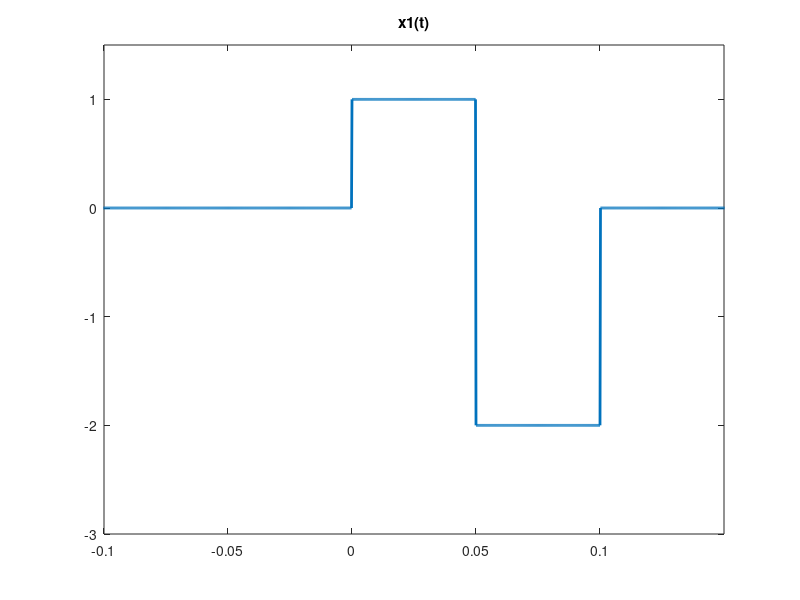
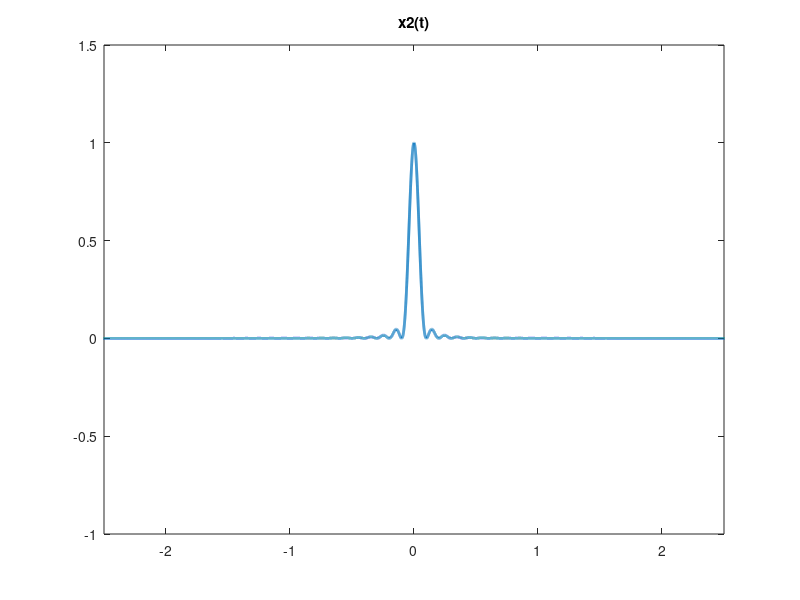
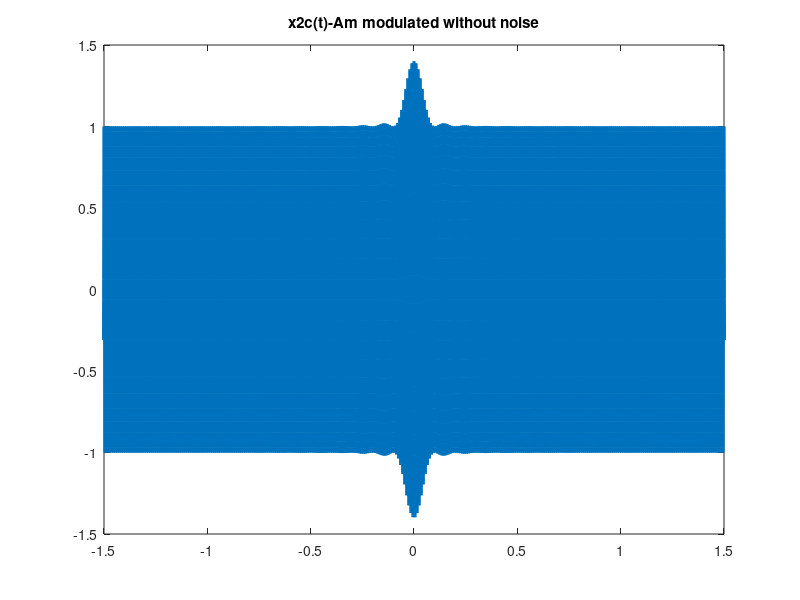
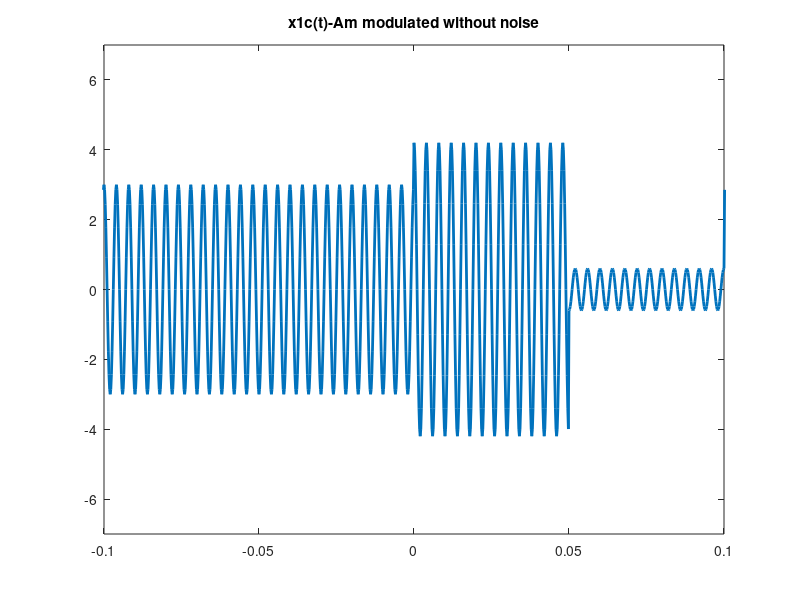

Reproduce these figures in MATLAB, in order.
% Defining message signals
fs = 5000;
h = 10;
t = -h:1/fs:h;
length(t)
x1 = (0).*(t<0) + (1).*(t>=0 & t<0.05) + (-2).*(t>=0.05 & t<0.1) + (0).*(t>=0.1);
x2 = (sinc(10*t).^2).*(t<=2 & t>=-2) + (0).*(t>2 & t<-2);


% AM modulation
mu = 0.4;
Ac1 = 3;
Ac2 = 1;
fc1 = 250;
fc2 = 100;
x1c_AM = Ac1 .* (1 + mu.*x1) .* cos(2*pi*fc1*t);
x2c_AM = Ac2 .* (1 + mu.*x2) .* cos(2*pi*fc2*t);

% DSB modulation
x1c_DSB = Ac1 .* x1 .* cos(2*pi*fc1*t);
x2c_DSB = Ac2 .* x2 .* cos(2*pi*fc2*t);

% SSB modulation
x1_hilbert = imag(hilbert(x1));
x2_hilbert = imag(hilbert(x2));
x1c_SSB = 0.5 .* Ac1 .* (x1 .* cos(2*pi*fc1*t) + x1_hilbert .* sin(2*pi*fc1*t));
x2c_SSB = 0.5 .* Ac2 .* (x2 .* cos(2*pi*fc2*t) + x2_hilbert .* sin(2*pi*fc2*t));

% Spectrum of message signals
f = fs/2*linspace(-1,1,2*h*fs+1);
fft_x1 = fftshift(fft(x1));
fft_x2 = fftshift(fft(x2));


% Spectrum of modulated signals
fft_x1c_AM = fftshift(fft(x1c_AM));
fft_x2c_AM = fftshift(fft(x2c_AM));
fft_x1c_DSB = fftshift(fft(x1c_DSB));
fft_x2c_DSB = fftshift(fft(x2c_DSB));
fft_x1c_SSB = fftshift(fft(x1c_SSB));
fft_x2c_SSB = fftshift(fft(x2c_SSB));

% DSB demodulation
[b,a] = butter(13,fc1/(fs/2)); % Butterworth filter of order 10
[c,d] = butter(10,fc2/(fs/2)); % Butterworth filter of order 10
x1_DSB_Demodulated = 2*filter(b,a,x1c_DSB .* cos(2*pi*fc1*t))./Ac1;
x2_DSB_Demodulated = 2*filter(c,d,x2c_DSB .* cos(2*pi*fc2*t))./Ac2;

% DSB demodulation - Asynchronous
phi0 = pi/6;
[b,a] = butter(13,fc1/(fs/2)); % Butterworth filter of order 10
[c,d] = butter(10,fc2/(fs/2)); % Butterworth filter of order 10
x1_DSB_Demodulated_Asynchronous = 2*filter(b,a,x1c_DSB .* cos(2*pi*fc1*t + phi0))./Ac1;
x2_DSB_Demodulated_Asynchronous = 2*filter(c,d,x2c_DSB .* cos(2*pi*fc2*t + phi0))./Ac2;

% SSB demodulation
x1_SSB_Demodulated = 4*filter(b,a,x1c_SSB .* cos(2*pi*fc1*t))./Ac1;
x2_SSB_Demodulated = 4*filter(c,d,x2c_SSB .* cos(2*pi*fc2*t))./Ac2;

% AM demodulation
x1c_AM_hilbert = imag(hilbert(x1c_AM));
envelope_x1c_AM = sqrt(x1c_AM_hilbert.^2 + x1c_AM.^2);
x2c_AM_hilbert = imag(hilbert(x2c_AM));
envelope_x2c_AM = sqrt(x2c_AM_hilbert.^2 + x2c_AM.^2);

% Noise addition and demodulating noisy signals and spectrum of noisy
% signals
noisy_x1c_AM_1 = wgn(1, 2*h*fs+1, -3.5) + x1c_AM;
x1c_AM_hilbert_noisy_1 = imag(hilbert(noisy_x1c_AM_1));
envelope_x1c_AM_noisy_1 = sqrt(x1c_AM_hilbert_noisy_1.^2 + noisy_x1c_AM_1.^2);

noisy_x1c_AM_2 = wgn(1, 2*h*fs+1, -13.46) + x1c_AM;
x1c_AM_hilbert_noisy_2 = imag(hilbert(noisy_x1c_AM_2));
envelope_x1c_AM_noisy_2 = sqrt(x1c_AM_hilbert_noisy_2.^2 + noisy_x1c_AM_2.^2);

noisy_x2c_AM_1 = wgn(1, 2*h*fs+1, -13) + x2c_AM;
x2c_AM_hilbert_noisy_1 = imag(hilbert(noisy_x2c_AM_1));
envelope_x2c_AM_noisy_1 = sqrt(x2c_AM_hilbert_noisy_1.^2 + noisy_x2c_AM_1.^2);

noisy_x2c_AM_2 = wgn(1, 2*h*fs+1, -23) + x2c_AM;
x2c_AM_hilbert_noisy_2 = imag(hilbert(noisy_x2c_AM_2));
envelope_x2c_AM_noisy_2 = sqrt(x2c_AM_hilbert_noisy_2.^2 + noisy_x2c_AM_2.^2);

noisy_x1c_DSB_1 = wgn(1, 2*h*fs+1, -22.5) + x1c_DSB;
noisy_x1c_DSB_2 = wgn(1, 2*h*fs+1, -32.5) + x1c_DSB;
x1_DSB_Demodulated_noisy_1 = 2*filter(b,a,noisy_x1c_DSB_1 .* cos(2*pi*fc1*t))./Ac1;
x1_DSB_Demodulated_noisy_2 = 2*filter(b,a,noisy_x1c_DSB_2 .* cos(2*pi*fc1*t))./Ac1;


noisy_x2c_DSB_1 = wgn(1, 2*h*fs+1, -37.7) + x2c_DSB;
noisy_x2c_DSB_2 = wgn(1, 2*h*fs+1, -47.6) + x2c_DSB;
x2_DSB_Demodulated_noisy_1 = 2*filter(c,d,noisy_x2c_DSB_1 .* cos(2*pi*fc2*t))./Ac2;
x2_DSB_Demodulated_noisy_2 = 2*filter(c,d,noisy_x2c_DSB_2 .* cos(2*pi*fc2*t))./Ac2;

noisy_x1c_SSB_1 = wgn(1, 2*h*fs+1, -26) + x1c_SSB;
noisy_x1c_SSB_2 = wgn(1, 2*h*fs+1, -36) + x1c_SSB;
x1_SSB_Demodulated_noisy_1 = 4*filter(b,a,noisy_x1c_SSB_1 .* cos(2*pi*fc1*t))./Ac1;
x1_SSB_Demodulated_noisy_2 = 4*filter(b,a,noisy_x1c_SSB_2 .* cos(2*pi*fc1*t))./Ac1;


noisy_x2c_SSB_1 = wgn(1, 2*h*fs+1, -41) + x2c_SSB;
noisy_x2c_SSB_2 = wgn(1, 2*h*fs+1, -50.7) + x2c_SSB;
x2_SSB_Demodulated_noisy_1 = 4*filter(c,d,noisy_x2c_SSB_1 .* cos(2*pi*fc2*t))./Ac2;
x2_SSB_Demodulated_noisy_2 = 4*filter(c,d,noisy_x2c_SSB_2 .* cos(2*pi*fc2*t))./Ac2;

fft_x1c_AM_noisy_1 = fftshift(fft(noisy_x1c_AM_1));
fft_x1c_AM_noisy_2 = fftshift(fft(noisy_x1c_AM_2));
fft_x2c_AM_noisy_1 = fftshift(fft(noisy_x2c_AM_1));
fft_x2c_AM_noisy_2 = fftshift(fft(noisy_x2c_AM_2));
fft_x1c_DSB_noisy_1 = fftshift(fft(noisy_x1c_DSB_1));
fft_x1c_DSB_noisy_2 = fftshift(fft(noisy_x1c_DSB_2));
fft_x2c_DSB_noisy_1 = fftshift(fft(noisy_x2c_DSB_1));
fft_x2c_DSB_noisy_2 = fftshift(fft(noisy_x2c_DSB_2));
fft_x1c_SSB_noisy_1 = fftshift(fft(noisy_x1c_SSB_1));
fft_x1c_SSB_noisy_2 = fftshift(fft(noisy_x1c_SSB_2));
fft_x2c_SSB_noisy_1 = fftshift(fft(noisy_x2c_SSB_1));
fft_x2c_SSB_noisy_2 = fftshift(fft(noisy_x2c_SSB_2));

% Plotting section
figure
plot(t, x1, 'LineWidth',2)
axis([-0.1 0.15 -3 1.5])
title('x1(t)')

figure
plot(t, x2,'LineWidth',2)
axis([-2.5 2.5 -1 1.5])
title('x2(t)')

figure
plot(t, x2c_AM,'LineWidth',2)
axis([-1.5 1.5 -1.5 1.5])
title('x2c(t)-Am modulated without noise')

figure
plot(t, x1c_AM,'LineWidth',2)
axis([-0.1 0.1 -7 7])
title('x1c(t)-Am modulated without noise')

figure
plot(t, x1c_DSB,'LineWidth',2)
axis([-0.15 0.15 -7 7])
title('x1c(t)-DSB modulated without noise')

figure
plot(t, x2c_DSB,'LineWidth',2)
axis([-0.5 0.5 -3 3])
title('x2c(t)-DSB modulated without noise')

figure
plot(t, x2c_SSB,'LineWidth',2)
axis([-0.5 0.5 -3 3])
title('x2c(t)-SSB modulated without noise')

figure
plot(t, x1c_SSB,'LineWidth',2)
axis([-0.15 0.3 -7 7])
title('x1c(t)-SSB modulated without noise')



figure
plot(t, noisy_x2c_AM_1,'LineWidth',2)
axis([-1.5 1.5 -1.5 1.5])
title('x2c(t)-Am modulated with 0.1 noise')

figure
plot(t, noisy_x1c_AM_1,'LineWidth',2)
axis([-0.1 0.1 -7 7])
title('x1c(t)-Am modulated with 0.1 noise')

figure
plot(t, noisy_x1c_DSB_1,'LineWidth',2)
axis([-0.15 0.15 -7 7])
title('x1c(t)-DSB modulated with 0.1 noise')

figure
plot(t, noisy_x2c_DSB_1,'LineWidth',2)
axis([-0.5 0.5 -3 3])
title('x2c(t)-DSB modulated with 0.1 noise')

figure
plot(t, noisy_x2c_SSB_1,'LineWidth',2)
axis([-0.5 0.5 -3 3])
title('x2c(t)-SSB modulated with 0.1 noise')

figure
plot(t, noisy_x1c_SSB_1,'LineWidth',2)
axis([-0.15 0.3 -7 7])
title('x1c(t)-SSB modulated with 0.1 noise')



figure
plot(t, noisy_x2c_AM_2,'LineWidth',2)
axis([-1.5 1.5 -1.5 1.5])
title('x2c(t)-Am modulated with 0.01 noise')

figure
plot(t, noisy_x1c_AM_2,'LineWidth',2)
axis([-0.1 0.1 -7 7])
title('x1c(t)-Am modulated with 0.01 noise')

figure
plot(t, noisy_x1c_DSB_2,'LineWidth',2)
axis([-0.15 0.15 -7 7])
title('x1c(t)-DSB modulated with 0.01 noise')

figure
plot(t, noisy_x2c_DSB_2,'LineWidth',2)
axis([-0.5 0.5 -3 3])
title('x2c(t)-DSB modulated with 0.01 noise')

figure
plot(t, noisy_x2c_SSB_2,'LineWidth',2)
axis([-0.5 0.5 -3 3])
title('x2c(t)-SSB modulated with 0.01 noise')

figure
plot(t, noisy_x1c_SSB_2,'LineWidth',2)
axis([-0.15 0.3 -7 7])
title('x1c(t)-SSB modulated with 0.01 noise')


figure
plot(f, abs(fft_x1), 'LineWidth',2)
axis([-400 400 0 700])
title('x1(t)-frequency spectrum')

figure
plot(f, abs(fft_x2),'LineWidth',2)
axis([-150 150 0 500])
title('x2(t)-frequency spectrum')

figure
plot(f, abs(fft_x1c_AM),'LineWidth',2)
axis([-260 260 0 160000])
title('x1c(t)-Am frequency spectrum without noise')

figure
plot(f, abs(fft_x2c_AM),'LineWidth',2)
axis([-120 120 0 60000])
title('x2c(t)-Am frequency spectrum without noise')

figure
plot(f, abs(fft_x1c_DSB),'LineWidth',2)
axis([-600 600 0 900])
title('x1c(t)-DSB frequency spectrum without noise')

figure
plot(f, abs(fft_x2c_DSB),'LineWidth',2)
axis([-200 200 0 400])
title('x2c(t)-DSB frequency spectrum without noise')

figure
plot(f, abs(fft_x2c_SSB),'LineWidth',2)
axis([-200 200 0 400])
title('x2c(t)-SSB frequency spectrum without noise')

figure
plot(f, abs(fft_x1c_SSB),'LineWidth',2)
axis([-500 500 0 900])
title('x1c(t)-SSB frequency spectrum without noise')




figure
plot(f, abs(fft_x1c_AM_noisy_1),'LineWidth',2)
axis([-260 260 0 160000])
title('x1c(t)-Am frequency spectrum with 0.1 noise')

figure
plot(f, abs(fft_x2c_AM_noisy_1),'LineWidth',2)
axis([-120 120 0 60000])
title('x2c(t)-Am frequency spectrum with 0.1 noise')

figure
plot(f, abs(fft_x1c_DSB_noisy_1),'LineWidth',2)
axis([-600 600 0 900])
title('x1c(t)-DSB frequency spectrum with 0.1 noise')

figure
plot(f, abs(fft_x2c_DSB_noisy_1),'LineWidth',2)
axis([-200 200 0 400])
title('x2c(t)-DSB frequency spectrum with 0.1 noise')

figure
plot(f, abs(fft_x2c_SSB_noisy_1),'LineWidth',2)
axis([-200 200 0 400])
title('x2c(t)-SSB frequency spectrum with 0.1 noise')

figure
plot(f, abs(fft_x1c_SSB_noisy_1),'LineWidth',2)
axis([-500 500 0 900])
title('x1c(t)-SSB frequency spectrum with 0.1 noise')
figure
plot(f, abs(fft_x1c_AM_noisy_2),'LineWidth',2)
axis([-260 260 0 160000])
title('x1c(t)-Am frequency spectrum with 0.01 noise')

figure
plot(f, abs(fft_x2c_AM_noisy_2),'LineWidth',2)
axis([-120 120 0 60000])
title('x2c(t)-Am frequency spectrum with 0.01 noise')

figure
plot(f, abs(fft_x1c_DSB_noisy_2),'LineWidth',2)
axis([-600 600 0 900])
title('x1c(t)-DSB frequency spectrum with 0.01 noise')

figure
plot(f, abs(fft_x2c_DSB_noisy_2),'LineWidth',2)
axis([-200 200 0 400])
title('x2c(t)-DSB frequency spectrum with 0.01 noise')

figure
plot(f, abs(fft_x2c_SSB_noisy_2),'LineWidth',2)
axis([-200 200 0 400])
title('x2c(t)-SSB frequency spectrum with 0.01 noise')

figure
plot(f, abs(fft_x1c_SSB_noisy_2),'LineWidth',2)
axis([-500 500 0 900])
title('x1c(t)-SSB frequency spectrum with 0.01 noise')
% 
figure % new figure
ax1 = subplot(2,1,1); % top subplot
ax2 = subplot(2,1,2); % bottom subplot
plot(ax1,t, x1);
xlim(ax1,[-0.02 0.14])
ylim(ax1,[-2.5 1.5])
title(ax1,'Message x1')
plot(ax2,t,envelope_x1c_AM)
xlim(ax2,[-0.02 0.14])
title(ax2,'AM demodulated x1 without noise')

figure % new figure
ax1 = subplot(2,1,1); % top subplot
ax2 = subplot(2,1,2); % bottom subplot
plot(ax1,t, x1);
xlim(ax1,[-0.02 0.14])
ylim(ax1,[-2.5 1.5])
title(ax1,'Message x1')
plot(ax2,t,envelope_x1c_AM_noisy_1)
xlim(ax2,[-0.02 0.14])
title(ax2,'AM demodulated x1 with 0.1 noise')

figure % new figure
ax1 = subplot(2,1,1); % top subplot
ax2 = subplot(2,1,2); % bottom subplot
plot(ax1,t, x1);
xlim(ax1,[-0.02 0.14])
ylim(ax1,[-2.5 1.5])
title(ax1,'Message x1')
plot(ax2,t,envelope_x1c_AM_noisy_2)
xlim(ax2,[-0.02 0.14])
title(ax2,'AM demodulated x1 with 0.01 noise')



figure % new figure
ax1 = subplot(2,1,1); % top subplot
ax2 = subplot(2,1,2); % bottom subplot
plot(ax1,t, x1);
xlim(ax1,[-0.02 0.14])
ylim(ax1,[-2.5 1.5])
title(ax1,'Message x1')
plot(ax2,t, x1_DSB_Demodulated)
xlim(ax2,[-0.02 0.14])
title(ax2,'DSB demodulated x1 without noise')

figure % new figure
ax1 = subplot(2,1,1); % top subplot
ax2 = subplot(2,1,2); % bottom subplot
plot(ax1,t, x1);
xlim(ax1,[-0.02 0.14])
ylim(ax1,[-2.5 1.5])
title(ax1,'Message x1')
plot(ax2,t,x1_DSB_Demodulated_noisy_1)
xlim(ax2,[-0.02 0.14])
title(ax2,'DSB demodulated x1 with 0.1 noise')

figure % new figure
ax1 = subplot(2,1,1); % top subplot
ax2 = subplot(2,1,2); % bottom subplot
plot(ax1,t, x1);
xlim(ax1,[-0.02 0.14])
ylim(ax1,[-2.5 1.5])
title(ax1,'Message x1')
plot(ax2,t,x1_DSB_Demodulated_noisy_2)
xlim(ax2,[-0.02 0.14])
title(ax2,'DSB demodulated x1 with 0.01 noise')

figure % new figure
ax1 = subplot(2,1,1); % top subplot
ax2 = subplot(2,1,2); % bottom subplot
plot(ax1,t, x1);
xlim(ax1,[-0.02 0.14])
ylim(ax1,[-2.5 1.5])
title(ax1,'Message x1')
plot(ax2,t,x1_DSB_Demodulated_Asynchronous)
xlim(ax2,[-0.02 0.14])
title(ax2,'DSB demodulated x1 asynchronous (phi = pi/6)')



figure % new figure
ax1 = subplot(2,1,1); % top subplot
ax2 = subplot(2,1,2); % bottom subplot
plot(ax1,t, x1);
xlim(ax1,[-0.02 0.14])
ylim(ax1,[-2.5 1.5])
title(ax1,'Message x1')
plot(ax2,t, x1_SSB_Demodulated)
xlim(ax2,[-0.02 0.14])
title(ax2,'SSB demodulated x1 without noise')

figure % new figure
ax1 = subplot(2,1,1); % top subplot
ax2 = subplot(2,1,2); % bottom subplot
plot(ax1,t, x1);
xlim(ax1,[-0.02 0.14])
ylim(ax1,[-2.5 1.5])
title(ax1,'Message x1')
plot(ax2,t,x1_SSB_Demodulated_noisy_1)
xlim(ax2,[-0.02 0.14])
title(ax2,'SSB demodulated x1 with 0.1 noise')

figure % new figure
ax1 = subplot(2,1,1); % top subplot
ax2 = subplot(2,1,2); % bottom subplot
plot(ax1,t, x1);
xlim(ax1,[-0.02 0.14])
ylim(ax1,[-2.5 1.5])
title(ax1,'Message x1')
plot(ax2,t,x1_SSB_Demodulated_noisy_2)
xlim(ax2,[-0.02 0.14])
title(ax2,'SSB demodulated x1 with 0.01 noise')



figure % new figure
ax1 = subplot(2,1,1); % top subplot
ax2 = subplot(2,1,2); % bottom subplot
plot(ax1,t, x2);
xlim(ax1,[-2.5 2.5])
ylim(ax1,[-0.1 1.5])
title(ax1,'Message x2')
plot(ax2,t,envelope_x2c_AM)
xlim(ax2,[-2.5 2.5])
title(ax2,'AM demodulated x2 without noise')

figure % new figure
ax1 = subplot(2,1,1); % top subplot
ax2 = subplot(2,1,2); % bottom subplot
plot(ax1,t, x2);
xlim(ax1,[-2.5 2.5])
ylim(ax1,[-0.1 1.5])
title(ax1,'Message x2')
plot(ax2,t,envelope_x2c_AM_noisy_1)
xlim(ax2,[-2.5 2.5])
title(ax2,'AM demodulated x2 with 0.1 noise')

figure % new figure
ax1 = subplot(2,1,1); % top subplot
ax2 = subplot(2,1,2); % bottom subplot
plot(ax1,t, x2);
xlim(ax1,[-2.5 2.5])
ylim(ax1,[-0.1 1.5])
title(ax1,'Message x2')
plot(ax2,t,envelope_x2c_AM_noisy_2)
xlim(ax2,[-2.5 2.5])
title(ax2,'AM demodulated x2 with 0.01 noise')



figure % new figure
ax1 = subplot(2,1,1); % top subplot
ax2 = subplot(2,1,2); % bottom subplot
plot(ax1,t, x2);
xlim(ax1,[-2.5 2.5])
ylim(ax1,[-0.1 1.5])
title(ax1,'Message x2')
plot(ax2,t, x2_DSB_Demodulated)
xlim(ax2,[-2.5 2.5])
title(ax2,'DSB demodulated x2 without noise')

figure % new figure
ax1 = subplot(2,1,1); % top subplot
ax2 = subplot(2,1,2); % bottom subplot
plot(ax1,t, x2);
xlim(ax1,[-2.5 2.5])
ylim(ax1,[-0.1 1.5])
title(ax1,'Message x2')
plot(ax2,t,x2_DSB_Demodulated_noisy_1)
xlim(ax2,[-2.5 2.5])
title(ax2,'DSB demodulated x2 with 0.1 noise')

figure % new figure
ax1 = subplot(2,1,1); % top subplot
ax2 = subplot(2,1,2); % bottom subplot
plot(ax1,t, x2);
xlim(ax1,[-2.5 2.5])
ylim(ax1,[-0.1 1.5])
title(ax1,'Message x2')
plot(ax2,t,x2_DSB_Demodulated_noisy_2)
xlim(ax2,[-2.5 2.5])
title(ax2,'DSB demodulated x2 with 0.01 noise')

figure % new figure
ax1 = subplot(2,1,1); % top subplot
ax2 = subplot(2,1,2); % bottom subplot
plot(ax1,t, x2);
xlim(ax1,[-2.5 2.5])
ylim(ax1,[-0.1 1.5])
title(ax1,'Message x2')
plot(ax2,t,x2_DSB_Demodulated_Asynchronous)
xlim(ax2,[-2.5 2.5])
title(ax2,'DSB demodulated x2 asynchronous (phi = pi/6)')



figure % new figure
ax1 = subplot(2,1,1); % top subplot
ax2 = subplot(2,1,2); % bottom subplot
plot(ax1,t, x2);
xlim(ax1,[-2.5 2.5])
ylim(ax1,[-0.1 1.5])
title(ax1,'Message x2')
plot(ax2,t, x2_SSB_Demodulated)
xlim(ax2,[-2.5 2.5])
title(ax2,'SSB demodulated x2 without noise')

figure % new figure
ax1 = subplot(2,1,1); % top subplot
ax2 = subplot(2,1,2); % bottom subplot
plot(ax1,t, x2);
xlim(ax1,[-2.5 2.5])
ylim(ax1,[-0.1 1.5])
title(ax1,'Message x2')
plot(ax2,t,x2_SSB_Demodulated_noisy_1)
xlim(ax2,[-2.5 2.5])
title(ax2,'SSB demodulated x2 with 0.1 noise')

figure % new figure
ax1 = subplot(2,1,1); % top subplot
ax2 = subplot(2,1,2); % bottom subplot
plot(ax1,t, x2);
xlim(ax1,[-2.5 2.5])
ylim(ax1,[-0.1 1.5])
title(ax1,'Message x2')
plot(ax2,t,x2_SSB_Demodulated_noisy_2)
xlim(ax2,[-2.5 2.5])
title(ax2,'SSB demodulated x2 with 0.01 noise')
